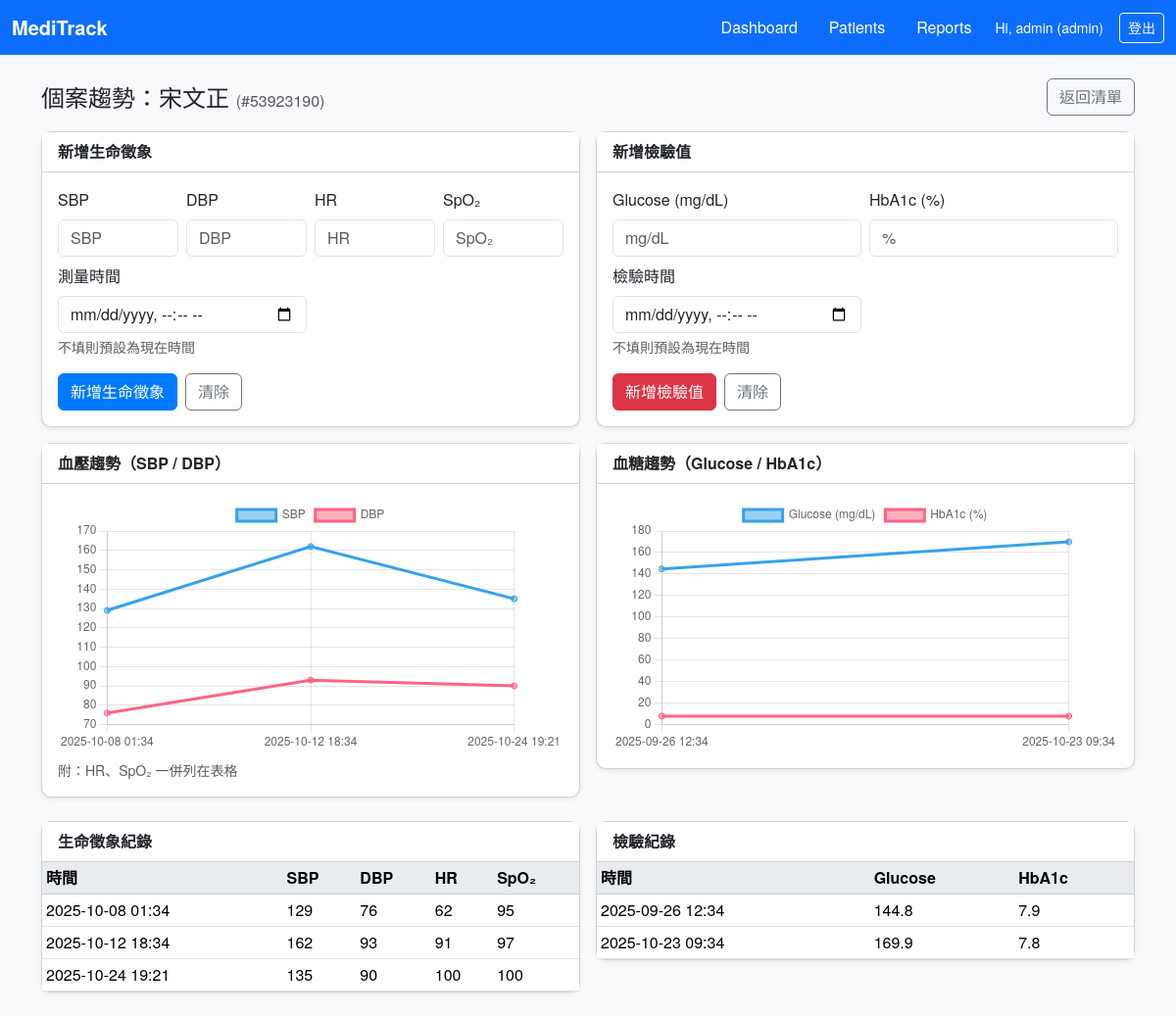
/patients/1 (signed in), run on the app's committed database.
### app/models.py (models this page shows, shortened)
class User(UserMixin, db.Model):
    id = db.Column(db.Integer, primary_key=True)
    username = db.Column(db.String(64), unique=True, index=True, nullable=False)
    password_hash = db.Column(db.String(255), nullable=False)
    role = db.Column(db.String(20), default="clinician")  # 'admin' or 'clinician'
    created_at = db.Column(db.DateTime, default=datetime.utcnow)

class Patient(db.Model):
    id = db.Column(db.Integer, primary_key=True)
    mrn = db.Column(db.String(32), unique=True, index=True)  # 病歷號(可選)
    name = db.Column(db.String(80), nullable=False)
    gender = db.Column(db.String(10))  # 'M'/'F'/'Other'
    dob = db.Column(db.Date)
    phone = db.Column(db.String(30))
    email = db.Column(db.String(120))
    address = db.Column(db.String(255))
    medical_history = db.Column(db.Text)  # 病史摘要
    note = db.Column(db.Text)             # 備註
    created_at = db.Column(db.DateTime, default=datetime.utcnow)

class VitalSign(db.Model):
    id = db.Column(db.Integer, primary_key=True)
    patient_id = db.Column(db.Integer, db.ForeignKey("patient.id"), index=True, nullable=False)
    systolic = db.Column(db.Integer)     # 收縮壓 SBP
    diastolic = db.Column(db.Integer)    # 舒張壓 DBP
    heart_rate = db.Column(db.Integer)   # 心跳 HR
    spo2 = db.Column(db.Integer)         # 血氧 SpO2
    recorded_at = db.Column(db.DateTime, default=datetime.utcnow, index=True)
    patient = db.relationship("Patient", backref=db.backref("vitals", lazy="dynamic"))

class LabResult(db.Model):
    id = db.Column(db.Integer, primary_key=True)
    patient_id = db.Column(db.Integer, db.ForeignKey("patient.id"), index=True, nullable=False)
    glucose = db.Column(db.Float)      # mg/dL
    hba1c = db.Column(db.Float)        # %
    recorded_at = db.Column(db.DateTime, default=datetime.utcnow, index=True)
    patient = db.relationship("Patient", backref=db.backref("labs", lazy="dynamic"))

### app/routes.py (the view)
@patient_bp.route("/<int:pid>")
@login_required
def patient_detail(pid):
    p = Patient.query.get_or_404(pid)
    vitals = (VitalSign.query.filter_by(patient_id=pid).order_by(
        VitalSign.recorded_at.asc()).all())
    labs = (LabResult.query.filter_by(patient_id=pid).order_by(
        LabResult.recorded_at.asc()).all())
    bp_labels = [v.recorded_at.strftime("%Y-%m-%d %H:%M") for v in vitals]
    sbp_series = [v.systolic for v in vitals]
    dbp_series = [v.diastolic for v in vitals]
    hr_series = [v.heart_rate for v in vitals]
    spo2_series = [v.spo2 for v in vitals]
    lab_labels = [l.recorded_at.strftime("%Y-%m-%d %H:%M") for l in labs]
    glu_series = [l.glucose for l in labs]
    a1c_series = [l.hba1c for l in labs]
    return render_template(
        "patient_detail.html",
        patient=p,
        bp_labels=bp_labels, sbp_series=sbp_series, dbp_series=dbp_series,
        hr_series=hr_series, spo2_series=spo2_series,
        lab_labels=lab_labels, glu_series=glu_series, a1c_series=a1c_series,
        vitals=vitals, labs=labs,
        vital_form=VitalForm(), lab_form=LabForm()
    )

### app/forms.py
class VitalForm(FlaskForm):
    systolic = IntegerField(
        "SBP", validators=[Optional(), NumberRange(min=50, max=300)])
    diastolic = IntegerField(
        "DBP", validators=[Optional(), NumberRange(min=30, max=200)])
    heart_rate = IntegerField(
        "HR", validators=[Optional(), NumberRange(min=20, max=250)])
    spo2 = IntegerField("SpO₂", validators=[
                        Optional(), NumberRange(min=50, max=100)])
    recorded_at = DateTimeLocalField(
        "測量時間", format="%Y-%m-%dT%H:%M", validators=[Optional()])
    submit = SubmitField("新增生命徵象")

class LabForm(FlaskForm):
    glucose = FloatField(
        "Glucose (mg/dL)", validators=[Optional(), NumberRange(min=0, max=1000)])
    hba1c = FloatField("HbA1c (%)", validators=[
                       Optional(), NumberRange(min=0, max=25)])
    recorded_at = DateTimeLocalField(
        "檢驗時間", format="%Y-%m-%dT%H:%M", validators=[Optional()])
    submit = SubmitField("新增檢驗值")

### app/models.py (called while the page is built)
@login_manager.user_loader
def load_user(user_id):
    return User.query.get(int(user_id))

### app/templates/patient_detail.html (shortened to what this page needs)
{% extends "layout.html" %}
{% block content %}
<div class="d-flex align-items-center mb-3">
  <h2 class="h4 mb-0 me-auto">個案趨勢：{{ patient.name }} <span class="text-muted fs-6">(#{{ patient.mrn or '—' }})</span></h2>
  <a class="btn btn-outline-secondary" href="{{ url_for('patient.list_patients') }}">返回清單</a>
</div>
<div class="row g-3 mb-3">
  <div class="col-lg-6">
    <div class="card shadow-sm">
      <div class="card-header bg-white"><strong>新增生命徵象</strong></div>
      <div class="card-body">
        <form method="post" action="{{ url_for('patient.create_vital', pid=patient.id) }}">
          <div class="row g-2">
            <div class="col-6 col-md-3">
              {{ vital_form.systolic.label(class="form-label") }}
              {{ vital_form.systolic(class="form-control", placeholder="SBP", step="1") }}
            </div>
            <div class="col-6 col-md-3">
              {{ vital_form.diastolic.label(class="form-label") }}
              {{ vital_form.diastolic(class="form-control", placeholder="DBP", step="1") }}
            </div>
            <div class="col-6 col-md-3">
              {{ vital_form.heart_rate.label(class="form-label") }}
              {{ vital_form.heart_rate(class="form-control", placeholder="HR", step="1") }}
            </div>
            <div class="col-6 col-md-3">
              {{ vital_form.spo2.label(class="form-label") }}
              {{ vital_form.spo2(class="form-control", placeholder="SpO₂", step="1") }}
            </div>
            <div class="col-12 col-md-6">
              {{ vital_form.recorded_at.label(class="form-label") }}
              {{ vital_form.recorded_at(class="form-control") }}
              <div class="form-text">不填則預設為現在時間</div>
            </div>
          </div>
          <div class="mt-3 d-flex gap-2">
            {{ vital_form.submit(class="btn btn-primary") }}
            <a class="btn btn-outline-secondary" href="{{ url_for('patient.patient_detail', pid=patient.id) }}">清除</a>
          </div>
        </form>
      </div>
    </div>
  </div>
  <div class="col-lg-6">
    <div class="card shadow-sm">
      <div class="card-header bg-white"><strong>新增檢驗值</strong></div>
      <div class="card-body">
        <form method="post" action="{{ url_for('patient.create_lab', pid=patient.id) }}">
          <div class="row g-2">
            <div class="col-6">
              {{ lab_form.glucose.label(class="form-label") }}
              {{ lab_form.glucose(class="form-control", placeholder="mg/dL", step="0.1") }}
            </div>
            <div class="col-6">
              {{ lab_form.hba1c.label(class="form-label") }}
              {{ lab_form.hba1c(class="form-control", placeholder="%", step="0.1") }}
            </div>
            <div class="col-12 col-md-6">
              {{ lab_form.recorded_at.label(class="form-label") }}
              {{ lab_form.recorded_at(class="form-control") }}
              <div class="form-text">不填則預設為現在時間</div>
            </div>
          </div>
          <div class="mt-3 d-flex gap-2">
            {{ lab_form.submit(class="btn btn-danger") }}
            <a class="btn btn-outline-secondary" href="{{ url_for('patient.patient_detail', pid=patient.id) }}">清除</a>
          </div>
        </form>
      </div>
    </div>
  </div>
</div>
<div class="row g-3">
  <div class="col-lg-6">
    <div class="card shadow-sm">
      <div class="card-header bg-white"><strong>血壓趨勢（SBP / DBP）</strong></div>
      <div class="card-body">
        {% if bp_labels %}
          <canvas id="bpChart"></canvas>
          <div class="text-muted small mt-2">附：HR、SpO₂ 一併列在表格</div>
        {% else %}
          <div class="text-muted small">尚無血壓資料可繪圖</div>
        {% endif %}
      </div>
    </div>
  </div>
  <div class="col-lg-6">
    <div class="card shadow-sm">
      <div class="card-header bg-white"><strong>血糖趨勢（Glucose / HbA1c）</strong></div>
      <div class="card-body">
        {% if lab_labels %}
          <canvas id="labChart"></canvas>
        {% else %}
          <div class="text-muted small">尚無血糖資料可繪圖</div>
        {% endif %}
      </div>
    </div>
  </div>
</div>
<div class="row g-3 mt-2">
  <div class="col-lg-6">
    <div class="card shadow-sm">
      <div class="card-header bg-white"><strong>生命徵象紀錄</strong></div>
      <div class="table-responsive">
        <table class="table table-sm mb-0">
          <thead class="table-light">
            <tr>
              <th>時間</th><th>SBP</th><th>DBP</th><th>HR</th><th>SpO₂</th>
            </tr>
          </thead>
          <tbody>
          {% for v in vitals %}
            <tr>
              <td>{{ v.recorded_at.strftime('%Y-%m-%d %H:%M') if v.recorded_at else '—' }}</td>
              <td>{{ v.systolic or '—' }}</td>
              <td>{{ v.diastolic or '—' }}</td>
              <td>{{ v.heart_rate or '—' }}</td>
              <td>{{ v.spo2 or '—' }}</td>
            </tr>
          {% else %}
            <tr><td colspan="5" class="text-center text-muted">尚無資料</td></tr>
          {% endfor %}
          </tbody>
        </table>
      </div>
    </div>
  </div>
  <div class="col-lg-6">
    <div class="card shadow-sm">
      <div class="card-header bg-white"><strong>檢驗紀錄</strong></div>
      <div class="table-responsive">
        <table class="table table-sm mb-0">
          <thead class="table-light">
            <tr>
              <th>時間</th><th>Glucose</th><th>HbA1c</th>
            </tr>
          </thead>
          <tbody>
          {% for l in labs %}
            <tr>
              <td>{{ l.recorded_at.strftime('%Y-%m-%d %H:%M') if l.recorded_at else '—' }}</td>
              <td>{{ l.glucose if l.glucose is not none else '—' }}</td>
              <td>{{ l.hba1c   if l.hba1c   is not none else '—' }}</td>
            </tr>
          {% else %}
            <tr><td colspan="3" class="text-center text-muted">尚無資料</td></tr>
          {% endfor %}
          </tbody>
        </table>
      </div>
    </div>
  </div>
</div>
<script>
  {% if bp_labels %}
  (function() {
    const ctx = document.getElementById('bpChart').getContext('2d');
    new Chart(ctx, {
      type: 'line',
      data: {
        labels: {{ bp_labels|tojson }},
        datasets: [
          { label: 'SBP', data: {{ sbp_series|tojson }}, fill: false },
          { label: 'DBP', data: {{ dbp_series|tojson }}, fill: false }
        ]
      }
    });
  })();
  {% endif %}
  {% if lab_labels %}
  (function() {
    const ctx = document.getElementById('labChart').getContext('2d');
    new Chart(ctx, {
      type: 'line',
      data: {
        labels: {{ lab_labels|tojson }},
        datasets: [
          { label: 'Glucose (mg/dL)', data: {{ glu_series|tojson }}, fill: false },
          { label: 'HbA1c (%)', data: {{ a1c_series|tojson }}, fill: false }
        ]
      }
    });
  })();
  {% endif %}
</script>
{% endblock %}

### app/templates/layout.html (shortened to what this page needs)
<!doctype html>
<html lang="zh-Hant">
<head>
  <link href="https://cdn.jsdelivr.net/npm/bootstrap@5.3.3/dist/css/bootstrap.min.css" rel="stylesheet">
  <link rel="stylesheet" href="{{ url_for('static', filename='style.css') }}">
</head>
<body class="bg-light">
  <nav class="navbar navbar-expand-lg navbar-dark bg-primary">
    <div class="container-fluid">
      <a class="navbar-brand fw-bold" href="{{ url_for('core.dashboard') }}">MediTrack</a>
      <div class="collapse navbar-collapse">
        <div class="navbar-nav ms-auto d-flex align-items-center gap-3">
          {% if current_user.is_authenticated %}
            <a class="nav-link text-white" href="{{ url_for('core.dashboard') }}">Dashboard</a>
            <a class="nav-link text-white" href="{{ url_for('patient.list_patients') }}">Patients</a>
            <a class="nav-link text-white" href="{{ url_for('reports.reports_index') }}">Reports</a>
            <span class="navbar-text text-white small">
              Hi, {{ current_user.username }} ({{ current_user.role }})
            </span>
            <a class="btn btn-outline-light btn-sm" href="{{ url_for('auth.logout') }}">登出</a>
          {% endif %}
        </div>
      </div>
    </div>
  </nav>
  <main class="container py-4">
    {% block content %}{% endblock %}
  </main>
</body>
</html>

### app/static/style.css (style rules this page uses)
body { background-color: #f8f9fa; font-family: "Noto Sans TC", "Helvetica Neue", Arial, sans-serif; color: #212529; }
.card { border-radius: 10px; box-shadow: 0 1px 3px rgba(0,0,0,0.08); }
.card-header { font-weight: 600; }
.table th { background-color: #e9ecef; font-weight: 600; }
.btn-primary { background-color: #007bff; border-color: #007bff; }
h2, h3, h4 { font-weight: 600; color: #004085; }

### data on the page
User: username "admin", role "admin"
Patient: name "宋文正", mrn "53923190"
VitalSign: recorded_at "2025-10-08 01:34", systolic "129", diastolic "76", heart_rate "62", spo2 "95"
VitalSign: recorded_at "2025-10-12 18:34", systolic "162", diastolic "93", heart_rate "91", spo2 "97"
VitalSign: recorded_at "2025-10-24 19:21", systolic "135", diastolic "90", heart_rate "100", spo2 "100"
LabResult: recorded_at "2025-09-26 12:34", glucose "144.8", hba1c "7.9"
LabResult: recorded_at "2025-10-23 09:34", glucose "169.9", hba1c "7.8"

### other printed values
{{ vital_form.systolic.label(class="form-label") }} "SBP"
{{ vital_form.diastolic.label(class="form-label") }} "DBP"
{{ vital_form.heart_rate.label(class="form-label") }} "HR"
{{ vital_form.spo2.label(class="form-label") }} "SpO₂"
{{ vital_form.recorded_at.label(class="form-label") }} "測量時間"
{{ lab_form.glucose.label(class="form-label") }} "Glucose (mg/dL)"
{{ lab_form.hba1c.label(class="form-label") }} "HbA1c (%)"
{{ lab_form.recorded_at.label(class="form-label") }} "檢驗時間"
chart data {{ sbp_series|tojson }} [129, 162, 135]
chart data {{ dbp_series|tojson }} [76, 93, 90]
